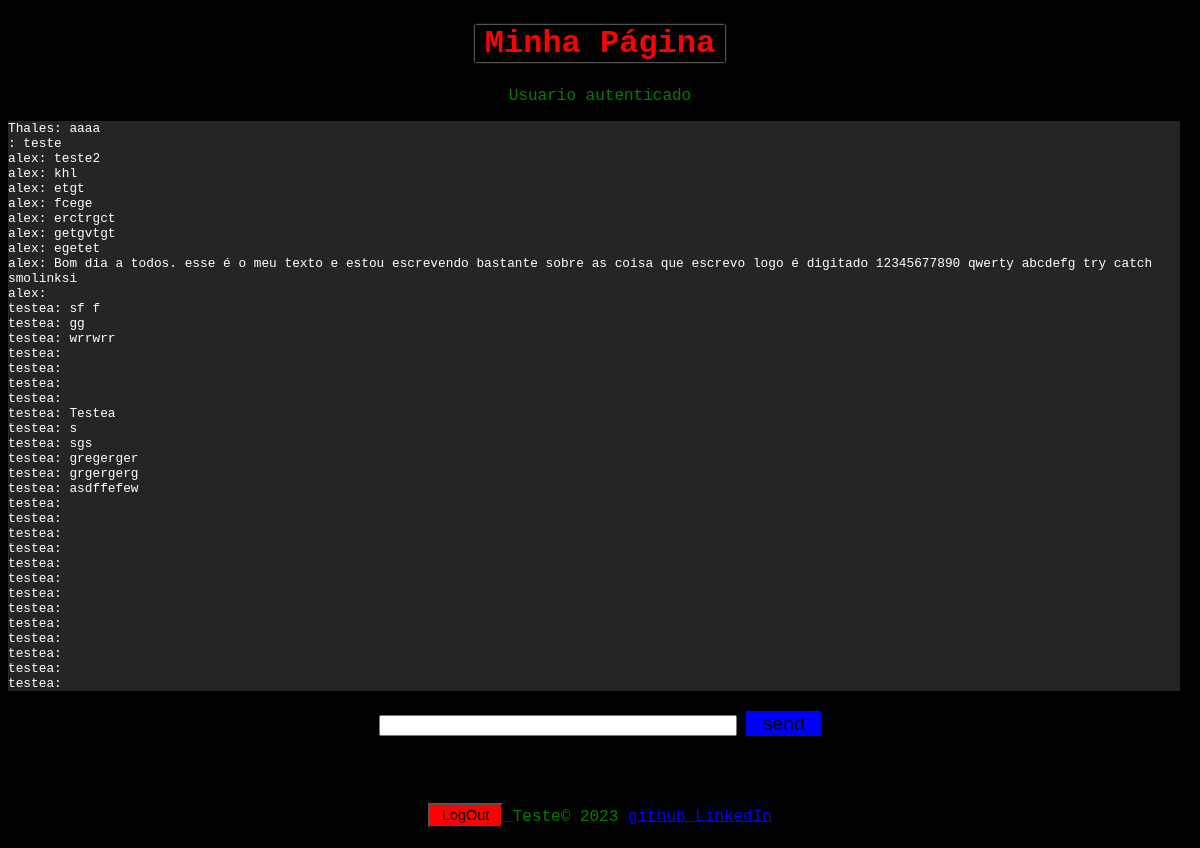
The page / (signed in) on the database its author committed.
### app/models.py (models this page shows)
class Mensagem(models.Model):
    name = models.CharField(max_length=128)
    mensagem = models.CharField(max_length=1024)

### app/views.py (the view)
# urls.py: path('', views.index, name='index'),
def index(request):
    msgs = Mensagem.objects.all()
    return render(request, 'app/index.html', {'form':Login(), 'aut':request.user.is_authenticated, 'msgs':msgs})

### app/forms.py
class Login(forms.Form):
    username = forms.CharField(label="Username", max_length=128, widget=forms.TextInput(attrs={'class':'forml'}))
    password = forms.CharField(label="Password", max_length="64", widget=forms.PasswordInput(attrs={'class':'forml'}))

### app/templates/app/index.html (shortened to what this page needs)
<!DOCTYPE html>
<html>
	<head>
		{% load static %}
		<link rel="stylesheet" href={% static 'css/sts.css' %}>
	</head>
	<body>
		<h1>Minha Página</h1>
		{% if aut %}
		<p>Usuario autenticado</p>
		<div class="msgs">
		{% for m in msgs %}
		<p>{{ m.name }}: {{ m.mensagem }} </p>
		{% endfor %}
		</div>
		<form action="/send/" method="POST">
			<span class="tbox">
			<input type="text" id="mensagem" name="mensagem" class="space">
			<input type="submit" value="send" class="btn">
			</span>
		</form>
		{% endif %}
	<footer>
		{% if aut %}
		<a href="/logout/">
			<input type="button" value="LogOut" class="priviet">
		</a>
		{% endif %}
			Teste&copy; 2023
			<a href="https://github.com/Thalesed/">
				github
			</a>
			<a href="https://www.linkedin.com/in/thales-eduardo-dias-de-souza-4229b2258">
				LinkedIn
			</a>
	</footer>
	</body>
</html>

### app/static/css/sts.css (style rules this page uses)
html { background-color: black; color: green; text-align: center; font-family: 'Courier New', Courier, monospace; }
h1 { color: red; #font-family: "Open Sans", sans-serif; max-width: 250px; margin: 25px auto; box-shadow: 0 0 2px rgba(255, 255, 255, 1); }
.msgs p { margin: 0 auto; }
.msgs { max-width: 99%; font-size: 0.8rem; text-align:left; background-color: #252525; color: white; margin 0 auto; }
.space { width: 350px; }
.tbox { margin-top: 6px; padding-bottom: 10px; text-align: left; }
input { margin: 20px auto; }
.btn { height: 25px; width: 75px; background-color: green; color: black; border: 2px solid darkgreen; font-size: 1.2rem; }
.btn[value="send"] { background-color: blue; border: none; }
span { float: center; width: 90%; }
footer { display: block; width: 90%; height: 20px; #position: fixed; bottom: 10px; padding: 1%; margin: 15px auto; #margin-bottom: 100px; #min-height: calc(100vh - 100px); }
.priviet { background-color: red; width: 75px; height: 25px; font-size: 0.9rem; }
a { color: blue; }

### rows shown on the page
Mensagem: name "Thales", mensagem "aaaa"
Mensagem: mensagem "teste"
Mensagem: name "alex", mensagem "teste2"
Mensagem: name "alex", mensagem "khl"
Mensagem: name "alex", mensagem "etgt"
Mensagem: name "alex", mensagem "fcege"
Mensagem: name "alex", mensagem "erctrgct"
Mensagem: name "alex", mensagem "getgvtgt"
Mensagem: name "alex", mensagem "egetet"
Mensagem: name "alex", mensagem "Bom dia a todos. esse é o meu texto e estou escrevendo bastante sobre as coisa que escrevo logo é digitado 12345677890 qwerty abcdefg try catch smolinksi"
Mensagem: name "alex"
Mensagem: name "testea", mensagem "sf f"
Mensagem: name "testea", mensagem "gg"
Mensagem: name "testea", mensagem "wrrwrr"
Mensagem: name "testea"
Mensagem: name "testea"
Mensagem: name "testea"
Mensagem: name "testea"
Mensagem: name "testea", mensagem "Testea"
Mensagem: name "testea", mensagem "s"
Mensagem: name "testea", mensagem "sgs"
Mensagem: name "testea", mensagem "gregerger"
Mensagem: name "testea", mensagem "grgergerg"
Mensagem: name "testea", mensagem "asdffefew"
Mensagem: name "testea"
Mensagem: name "testea"
Mensagem: name "testea"
Mensagem: name "testea"
Mensagem: name "testea"
Mensagem: name "testea"
Mensagem: name "testea"
Mensagem: name "testea"
Mensagem: name "testea"
Mensagem: name "testea"
Mensagem: name "testea"
Mensagem: name "testea"
Mensagem: name "testea"
